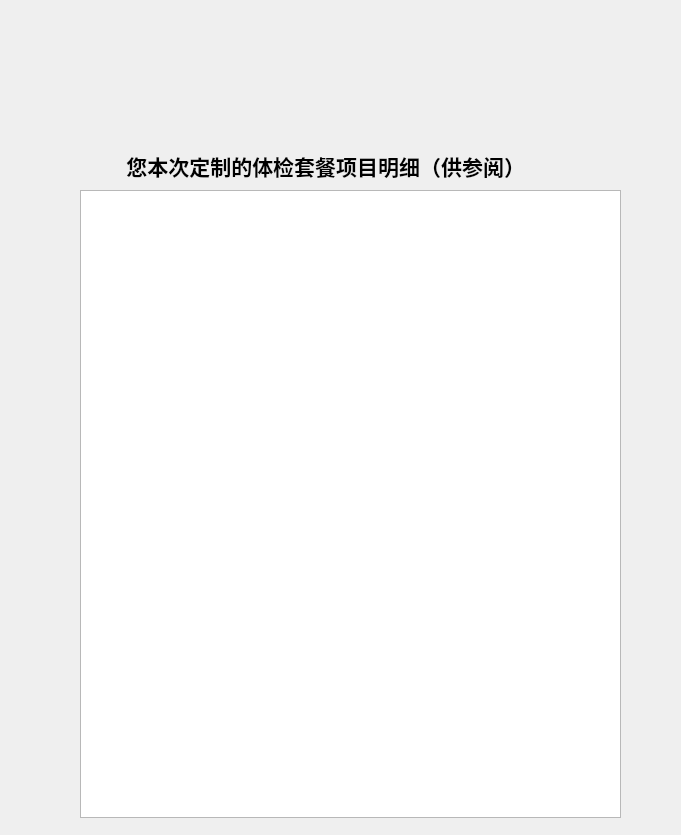
<?xml version="1.0" encoding="UTF-8"?>
<ui version="4.0">
 <class>report2</class>
 <widget class="QWidget" name="report2">
  <property name="geometry">
   <rect>
    <x>0</x>
    <y>0</y>
    <width>681</width>
    <height>835</height>
   </rect>
  </property>
  <property name="windowTitle">
   <string>Form</string>
  </property>
  <widget class="QLabel" name="label_7">
   <property name="geometry">
    <rect>
     <x>20</x>
     <y>10</y>
     <width>641</width>
     <height>111</height>
    </rect>
   </property>
   <property name="styleSheet">
    <string notr="true">background-image: url(:/new/picture/index.png);</string>
   </property>
   <property name="text">
    <string/>
   </property>
  </widget>
  <widget class="QLabel" name="label">
   <property name="geometry">
    <rect>
     <x>50</x>
     <y>140</y>
     <width>531</width>
     <height>51</height>
    </rect>
   </property>
   <property name="font">
    <font>
     <family>Aharoni</family>
     <pointsize>16</pointsize>
     <weight>75</weight>
     <bold>true</bold>
    </font>
   </property>
   <property name="text">
    <string>              您本次定制的体检套餐项目明细（供参阅）</string>
   </property>
  </widget>
  <widget class="QTableView" name="tableView">
   <property name="geometry">
    <rect>
     <x>80</x>
     <y>190</y>
     <width>541</width>
     <height>628</height>
    </rect>
   </property>
  </widget>
 </widget>
 <resources/>
 <connections/>
</ui>
